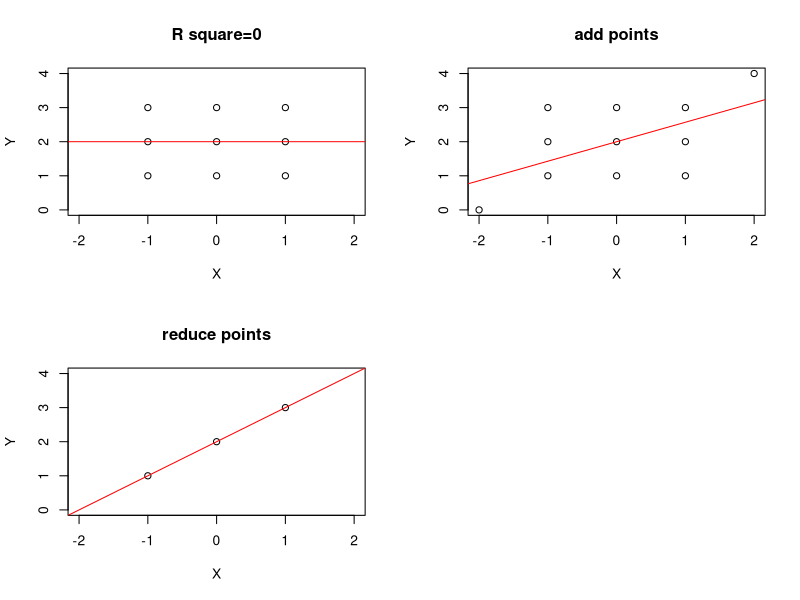

Write the R code that produced this figure.
## ---- chunk 1
knitr::opts_chunk$set(
	error = FALSE,
	message = FALSE,
	warning = FALSE,
	options(knitr.kable.NA = ''),
	tidy = FALSE
)
## ---- chunk 2
Y = cars$dist
X = cars$speed
n = length(X)
fit=lm(Y~X)
library(knitr)#install.packages("knitr") to install it
kable(anova(fit))
## ---- chunk 3
#Compute manually:
y_hat = fit$fitted.values 
SSTO = sum((Y-mean(Y))^2)
SSE = sum((Y-y_hat)^2)
SSR = sum((y_hat-mean(Y))^2)
MSR = SSR/(1)
MSE = SSE/(n-2)
Fstatistic = MSR/MSE
pvalue = pf(Fstatistic, 1, n-2, lower.tail = F)
result=data.frame(Source=c("Regression", "Error", "Total"),
                  Df=c(1, n-2,n-1), SS=c(SSR, SSE, SSTO),
                  MS=c(MSR, MSE,NA), F_value=c(Fstatistic,NA,NA),
                  p_value=c(pvalue,NA,NA))
kable(result)
## ---- chunk 4
#From the output of model fit
summary(fit)$r.squared
#Or usiing formula
Rsquare = SSR/SSTO
Rsquare
## ---- chunk 5
cor(X,Y)
#or
sum((X-mean(X))*(Y-mean(Y)))/sqrt(sum( (X-mean(X) )^2)*sum((Y-mean(Y))^2))
## ---- chunk 6
b1hat=fit$coefficients[2]
r=ifelse(b1hat>0, sqrt(Rsquare),-sqrt(Rsquare))
r
## ---- chunk 7
t=r*sqrt(n-2)/sqrt(1-r^2)
t
alpha=0.05
critical.value= qt(1-alpha/2,df=n-2)
critical.value
## ---- chunk 8
cor.test(X,Y)
## ---- chunk 9
par(mfrow=c(2,2))#arrange plots 2*2
#R^2=0:
X= rep(c(-1,0,1),3)
Y= rep(1:3,each=3)
plot(X,Y,xlim=c(-2,2),ylim=c(0,4),main="R square=0")
fit1= lm(Y~X)
summary(fit1)#R^2 is Multiple R-squared in the output
abline(fit1,col="red")
#increase points to make R^2>0
X=c(X,-2,2)#increase two data points
Y=c(Y, 0,4)
plot(X,Y,xlim=c(-2,2),ylim=c(0,4),main="add points")
fit2= lm(Y~X)
summary(fit2)#R^2 is Multiple R-squared in the output
abline(fit2,col="red")
#reduce points to make R^2>0
X=c(-1,0,1)#increase two data points
Y=c(1, 2,3)
plot(X,Y,xlim=c(-2,2),ylim=c(0,4), main="reduce points")
fit3= lm(Y~X)
summary(fit3)#R^2 is Multiple R-squared in the output
abline(fit3,col="red")
